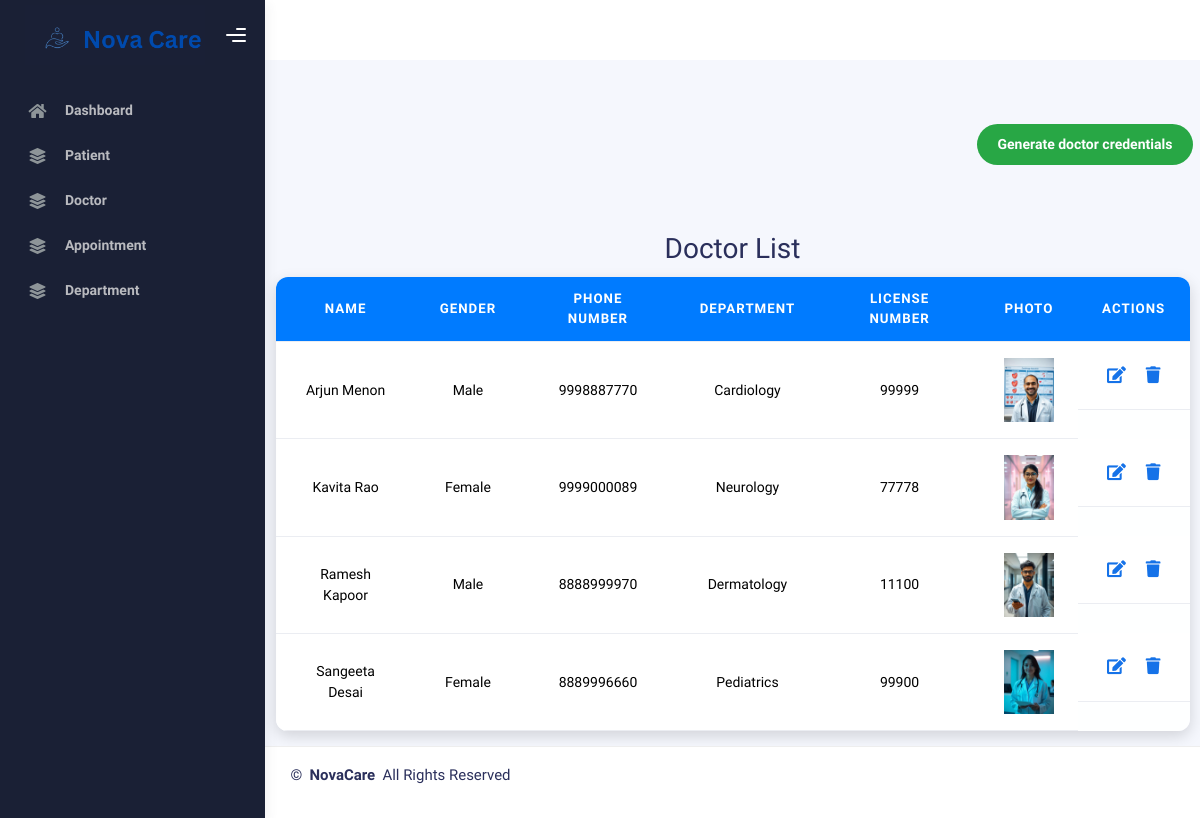
Before: /adminapp/doctor with the older database file.
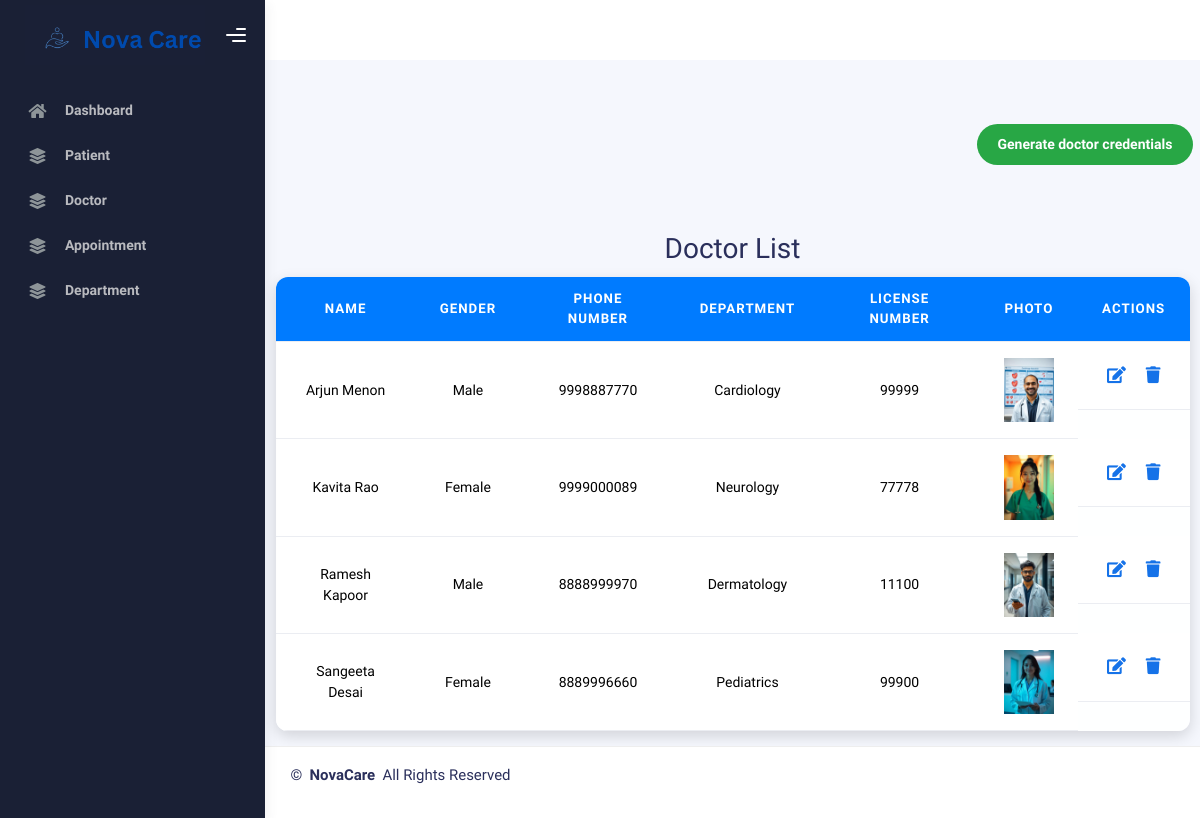
After: the same page with the newer database file.
### HospitalApp/models.py (models this page shows, shortened)
class Doctor(models.Model):
    GENDER_CHOICES = [('Male', 'Male'), ('Female', 'Female'), ('Other', 'Other')]
    STATUS_CHOICES = [('Active', 'Active'), ('Resigned', 'Resigned'), ('Retired', 'Retired'), ('Transferred', 'Transferred'), ('Terminated', 'Terminated')]
    user = models.OneToOneField(CustomUser, on_delete=models.CASCADE, related_name="doctor_profile")
    name = models.CharField(max_length=100)
    specialization = models.CharField(max_length=100)
    gender = models.CharField(max_length=10, choices=GENDER_CHOICES, verbose_name="Gender")
    phone = models.CharField(max_length=15, validators=[RegexValidator(regex=r'^\d{10}$', message="Enter a valid phone number")])
    email = models.EmailField()
    department = models.ForeignKey(Department, on_delete=models.CASCADE)
    license_no = models.CharField(max_length=50, unique=True, verbose_name="License Number")
    experience = models.PositiveIntegerField()
    photo = models.ImageField(upload_to='media/doctor_photos/', blank=True, null=True)
    status = models.CharField(max_length=15, choices=STATUS_CHOICES, default='Active')

class Department(models.Model):
    name = models.CharField(max_length=100, unique=True)
    notes = models.TextField(verbose_name="Details")
    department_photo = models.ImageField(upload_to='media/department_photos/')
    def __str__(self):
        return self.name

### HospitalAdminApp/views.py (the view)
# urls.py: path('doctor',views.doctor, name="doctor"),
def doctor(request):
    doctors = Doctor.objects.all()
    return render(request,'HospitalAdminApp/admin_template/doctor.html', {'doctors': doctors})

### templates/HospitalAdminApp/admin_template/doctor.html (shortened to what this page needs)
{% extends 'HospitalAdminApp/admin_template/admin_base.html' %}
{% load static %}
{% block content %}
<div class="d-flex align-items-left align-items-md-center flex-column flex-md-row pt-2 pb-4">
    <div class="ms-md-auto py-2 py-md-0">
        <a href="sign_up" class="btn add-button btn-round me-2">Generate doctor credentials</a>
    </div>
</div>
<div class="container mt-5">
    <h2 class="text-center" style="font-size: 2rem;">Doctor List</h2>
    <table class="table custom-table">
        <thead>
            <tr>
                <th>Name</th>
                <th>Gender</th>
                <th>Phone Number</th>
                <th>Department</th>
                <th>License Number</th>
                <th>Photo</th>
                <th>Actions</th>
            </tr>
        </thead>
        <tbody>
            {% for doctor in doctors %}
            <tr>
                <td>{{ doctor.name }}</td>
                <td>{{ doctor.gender }}</td>
                <td>{{ doctor.phone }}</td>
                <td>{{ doctor.department }}</td>
                <td>{{ doctor.license_no }}</td>
                <td>
                    {% if doctor.photo %}
                    <img src="{{ doctor.photo.url }}" alt="Doctor Photo" width="50">
                    {% else %}
                    No Photo
                    {% endif %}
                </td>
                <td class="action-icons">
                    <a href="{% url 'edit_doctor' doctor.pk %}" class="edit-icon" title="Edit">
                        <i class="fas fa-edit"></i>
                    </a>
                    <a href="{% url 'delete_doctor' doctor.pk %}"  class="delete-icon" title="Delete" onclick="return confirm('Are you sure you want to delete this doctor?');">
                        <i class="fas fa-trash"></i>
                    </a>
                </td>
            </tr>
            {% endfor %}
        </tbody>
    </table>
</div>
{% endblock %}

Changed rows visible on the page:
changed Doctor "Kavita Rao": photo: a different picture
